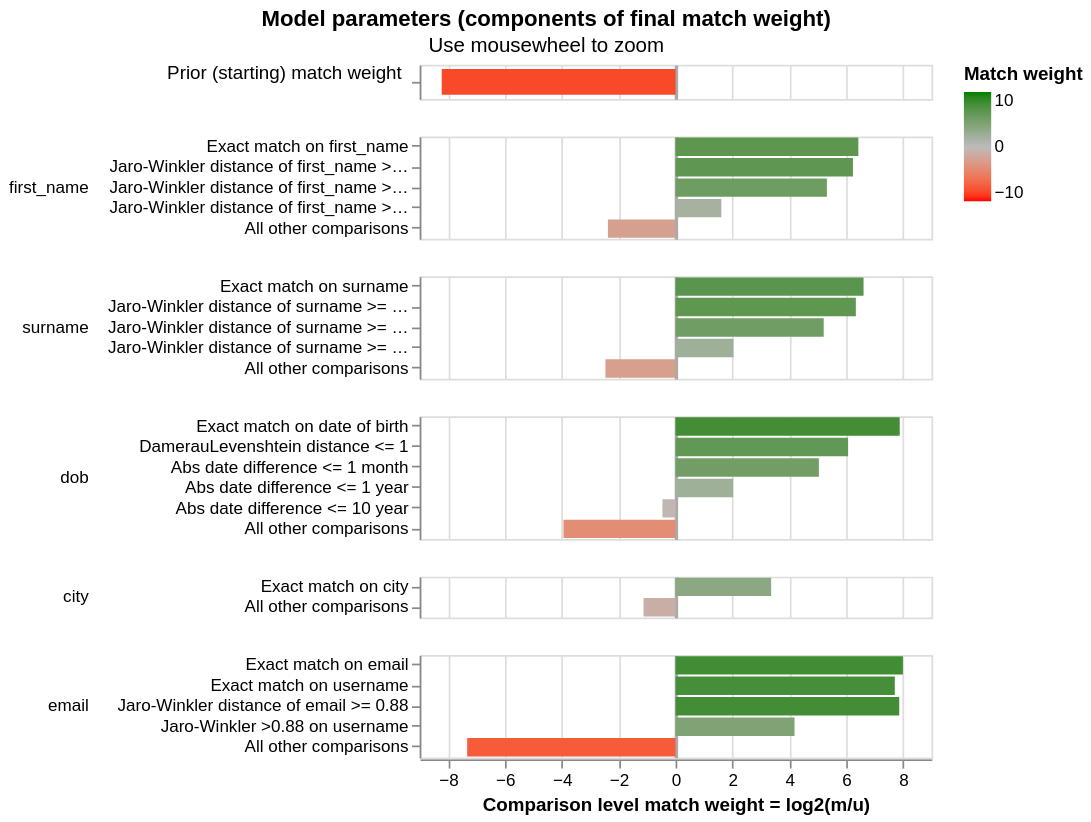

Source (notebook cell):
### Markdown cell above
The following visualisation shows how the model will weight observations based on which comparison level they hit.
This is how we will obtain a final score for a given record pair, e.g. a comparison of two `first_names` "john" vs "john" will hit the "Exact match" level on `first_name` and be assigned the match weight ($\log2(m/u)$) of that level.

### Code cell
linker.visualisations.match_weights_chart()  # This might throw a "UserWarning" for Altair that can be ignored.

### Figure 1 — Vega-Lite specification as saved in the notebook (floating-point values rounded to 4 significant figures)
{"config": {"view": {"continuousWidth": 300, "continuousHeight": 300, "discreteHeight": 60, "discreteWidth": 400}, "header": {"title": null}, "mark": {"tooltip": null}, "title": {"anchor": "middle"}}, "vconcat": [{"mark": {"type": "bar", "clip": true, "height": 15}, "encoding": {"color": {"field": "log2_bayes_factor", "scale": {"domain": [-10, 0, 10], "interpolate": "lab", "range": ["red", "#bbbbbb", "green"]}, "title": "Match weight", "type": "quantitative"}, "tooltip": [{"field": "comparison_name", "title": "Comparison name", "type": "nominal"}, {"field": "probability_two_random_records_match", "format": ".4f", "title": "Probability two random records match", "type": "nominal"}, {"field": "log2_bayes_factor", "format": ",.4f", "title": "Equivalent match weight", "type": "quantitative"}, {"field": "bayes_factor_description", "title": "Match weight description", "type": "nominal"}], "x": {"axis": {"domain": false, "gridColor": {"condition": {"test": "abs(datum.value / 10)  <= 1 & datum.value % 10 === 0", "value": "#aaa"}, "value": "#ddd"}, "gridDash": {"condition": {"test": "abs(datum.value / 10) == 1", "value": [3]}, "value": null}, "gridWidth": {"condition": {"test": "abs(datum.value / 10)  <= 1 & datum.value % 10 === 0", "value": 2}, "value": 1}, "labels": false, "ticks": false, "title": ""}, "field": "log2_bayes_factor", "scale": {"domain": [-9, 9]}, "type": "quantitative"}, "y": {"axis": {"title": "Prior (starting) match weight", "titleAlign": "right", "titleAngle": 0, "titleFontWeight": "normal"}, "field": "label_for_charts", "sort": {"field": "comparison_vector_value", "order": "descending"}, "type": "nominal"}}, "height": 20, "transform": [{"filter": "(datum.comparison_name == 'probability_two_random_records_match')"}]}, {"mark": {"type": "bar", "clip": true}, "encoding": {"color": {"field": "log2_bayes_factor", "scale": {"domain": [-10, 0, 10], "interpolate": "lab", "range": ["red", "#bbbbbb", "green"]}, "title": "Match weight", "type": "quantitative"}, "row": {"field": "comparison_name", "header": {"labelAlign": "left", "labelAnchor": "middle", "labelAngle": 0}, "sort": {"field": "comparison_sort_order"}, "type": "nominal"}, "tooltip": [{"field": "comparison_name", "title": "Comparison name", "type": "nominal"}, {"field": "label_for_charts", "title": "Label", "type": "ordinal"}, {"field": "sql_condition", "title": "SQL condition", "type": "nominal"}, {"field": "m_probability", "format": ".10~g", "title": "M probability", "type": "quantitative"}, {"field": "u_probability", "format": ".10~g", "title": "U probability", "type": "quantitative"}, {"field": "bayes_factor", "format": ",.6f", "title": "Bayes factor = m/u", "type": "quantitative"}, {"field": "log2_bayes_factor", "format": ".4~g", "title": "Match weight = log2(m/u)", "type": "quantitative"}, {"field": "bayes_factor_description", "title": "Match weight description", "type": "nominal"}, {"field": "m_probability_description", "title": "m probability description", "type": "nominal"}, {"field": "u_probability_description", "title": "u probability description", "type": "nominal"}], "x": {"axis": {"gridColor": {"condition": {"test": "abs(datum.value / 10)  <= 1 & datum.value % 10 === 0", "value": "#aaa"}, "value": "#ddd"}, "gridDash": {"condition": {"test": "abs(datum.value / 10) == 1", "value": [3]}, "value": null}, "gridWidth": {"condition": {"test": "abs(datum.value / 10)  <= 1 & datum.value % 10 === 0", "value": 2}, "value": 1}, "title": "Comparison level match weight = log2(m/u)"}, "field": "log2_bayes_factor", "scale": {"domain": [-9, 9]}, "type": "quantitative"}, "y": {"axis": {"title": null}, "field": "label_for_charts", "sort": {"field": "comparison_vector_value", "order": "descending"}, "type": "nominal"}}, "height": {"step": 12}, "resolve": {"axis": {"y": "independent"}, "scale": {"y": "independent"}}, "transform": [{"filter": "(datum.comparison_name != 'probability_two_random_records_match')"}]}], "data": {"name": "data-bf1da0b48aef7012d1af04a5cc8cb174"}, "params": [{"name": "mouse_zoom", "select": {"type": "interval", "encodings": ["x"]}, "bind": "scales", "views": []}], "resolve": {"axis": {"y": "independent"}, "scale": {"y": "independent"}}, "title": {"text": "Model parameters (components of final match weight)", "subtitle": "Use mousewheel to zoom"}, "$schema": "https://vega.github.io/schema/vega-lite/v5.9.3.json", "datasets": {"data-bf1da0b48aef7012d1af04a5cc8cb174": [{"comparison_name": "probability_two_random_records_match", "sql_condition": null, "label_for_charts": "", "m_probability": null, "u_probability": null, "m_probability_description": null, "u_probability_description": null, "has_tf_adjustments": false, "tf_adjustment_column": null, "tf_adjustment_weight": null, "is_null_level": false, "bayes_factor": 0.003343, "log2_bayes_factor": -8.225, "comparison_vector_value": 0, "max_comparison_vector_value": 0, "bayes_factor_description": "The probability that two random records drawn at random match is 0.003 or one in  300.1 records.This is equivalent to a starting match weight of -8.225.", "probability_two_random_records_match": 0.003332, "comparison_sort_order": -1}, {"comparison_name": "first_name", "sql_condition": "\"first_name_l\" = \"first_name_r\"", "label_for_charts": "Exact match on first_name", "m_probability": 0.4988, "u_probability": 0.005794, "m_probability_description": "Amongst matching record comparisons, 49.88% of records (i.e. one in 2.005) are in the exact match on first_name comparison level", "u_probability_description": "Amongst non-matching record comparisons, 0.5794% of records (i.e. one in 173) are in the exact match on first_name comparison level", "has_tf_adjustments": true, "tf_adjustment_column": "first_name", "tf_adjustment_weight": 1.0, "is_null_level": false, "bayes_factor": 86.09, "log2_bayes_factor": 6.428, "comparison_vector_value": 4, "max_comparison_vector_value": 4, "bayes_factor_description": "If comparison level is `exact match on first_name` then comparison is 86.09 times more likely to be a match", "probability_two_random_records_match": 0.003332, "comparison_sort_order": 0}, {"comparison_name": "first_name", "sql_condition": "jaro_winkler_similarity(\"first_name_l\", \"first_name_r\") >= 0.92", "label_for_charts": "Jaro-Winkler distance of first_name >= 0.92", "m_probability": 0.1732, "u_probability": 0.002294, "m_probability_description": "Amongst matching record comparisons, 17.32% of records (i.e. one in 5.775) are in the jaro-winkler distance of first_name >= 0.92 comparison level", "u_probability_description": "Amongst non-matching record comparisons, 0.2294% of records (i.e. one in 436) are in the jaro-winkler distance of first_name >= 0.92 comparison level", "has_tf_adjustments": false, "tf_adjustment_column": null, "tf_adjustment_weight": 1.0, "is_null_level": false, "bayes_factor": 75.49, "log2_bayes_factor": 6.238, "comparison_vector_value": 3, "max_comparison_vector_value": 4, "bayes_factor_description": "If comparison level is `jaro-winkler distance of first_name >= 0.92` then comparison is 75.49 times more likely to be a match", "probability_two_random_records_match": 0.003332, "comparison_sort_order": 0}, {"comparison_name": "first_name", "sql_condition": "jaro_winkler_similarity(\"first_name_l\", \"first_name_r\") >= 0.88", "label_for_charts": "Jaro-Winkler distance of first_name >= 0.88", "m_probability": 0.0631, "u_probability": 0.001577, "m_probability_description": "Amongst matching record comparisons, 6.31% of records (i.e. one in 15.85) are in the jaro-winkler distance of first_name >= 0.88 comparison level", "u_probability_description": "Amongst non-matching record comparisons, 0.1577% of records (i.e. one in 634) are in the jaro-winkler distance of first_name >= 0.88 comparison level", "has_tf_adjustments": false, "tf_adjustment_column": null, "tf_adjustment_weight": 1.0, "is_null_level": false, "bayes_factor": 40.0, "log2_bayes_factor": 5.322, "comparison_vector_value": 2, "max_comparison_vector_value": 4, "bayes_factor_description": "If comparison level is `jaro-winkler distance of first_name >= 0.88` then comparison is 40 times more likely to be a match", "probability_two_random_records_match": 0.003332, "comparison_sort_order": 0}, {"comparison_name": "first_name", "sql_condition": "jaro_winkler_similarity(\"first_name_l\", \"first_name_r\") >= 0.7", "label_for_charts": "Jaro-Winkler distance of first_name >= 0.7", "m_probability": 0.07972, "u_probability": 0.02615, "m_probability_description": "Amongst matching record comparisons, 7.972% of records (i.e. one in 12.54) are in the jaro-winkler distance of first_name >= 0.7 comparison level", "u_probability_description": "Amongst non-matching record comparisons, 2.615% of records (i.e. one in 38.25) are in the jaro-winkler distance of first_name >= 0.7 comparison level", "has_tf_adjustments": false, "tf_adjustment_column": null, "tf_adjustment_weight": 1.0, "is_null_level": false, "bayes_factor": 3.049, "log2_bayes_factor": 1.608, "comparison_vector_value": 1, "max_comparison_vector_value": 4, "bayes_factor_description": "If comparison level is `jaro-winkler distance of first_name >= 0.7` then comparison is 3.049 times more likely to be a match", "probability_two_random_records_match": 0.003332, "comparison_sort_order": 0}, {"comparison_name": "first_name", "sql_condition": "ELSE", "label_for_charts": "All other comparisons", "m_probability": 0.1852, "u_probability": 0.9642, "m_probability_description": "Amongst matching record comparisons, 18.52% of records (i.e. one in 5.398) are in the all other comparisons comparison level", "u_probability_description": "Amongst non-matching record comparisons, 96.42% of records (i.e. one in 1.037) are in the all other comparisons comparison level", "has_tf_adjustments": false, "tf_adjustment_column": null, "tf_adjustment_weight": 1.0, "is_null_level": false, "bayes_factor": 0.1921, "log2_bayes_factor": -2.38, "comparison_vector_value": 0, "max_comparison_vector_value": 4, "bayes_factor_description": "If comparison level is `all other comparisons` then comparison is 5.205 times less likely to be a match", "probability_two_random_records_match": 0.003332, "comparison_sort_order": 0}, {"comparison_name": "surname", "sql_condition": "\"surname_l\" = \"surname_r\"", "label_for_charts": "Exact match on surname", "m_probability": 0.4781, "u_probability": 0.00489, "m_probability_description": "Amongst matching record comparisons, 47.81% of records (i.e. one in 2.092) are in the exact match on surname comparison level", "u_probability_description": "Amongst non-matching record comparisons, 0.489% of records (i.e. one in 204) are in the exact match on surname comparison level", "has_tf_adjustments": true, "tf_adjustment_column": "surname", "tf_adjustment_weight": 1.0, "is_null_level": false, "bayes_factor": 97.76, "log2_bayes_factor": 6.611, "comparison_vector_value": 4, "max_comparison_vector_value": 4, "bayes_factor_description": "If comparison level is `exact match on surname` then comparison is 97.76 times more likely to be a match", "probability_two_random_records_match": 0.003332, "comparison_sort_order": 1}, {"comparison_name": "surname", "sql_condition": "jaro_winkler_similarity(\"surname_l\", \"surname_r\") >= 0.92", "label_for_charts": "Jaro-Winkler distance of surname >= 0.92", "m_probability": 0.2256, "u_probability": 0.002785, "m_probability_description": "Amongst matching record comparisons, 22.56% of records (i.e. one in 4.432) are in the jaro-winkler distance of surname >= 0.92 comparison level", "u_probability_description": "Amongst non-matching record comparisons, 0.2785% of records (i.e. one in 359) are in the jaro-winkler distance of surname >= 0.92 comparison level", "has_tf_adjustments": false, "tf_adjustment_column": null, "tf_adjustment_weight": 1.0, "is_null_level": false, "bayes_factor": 81.01, "log2_bayes_factor": 6.34, "comparison_vector_value": 3, "max_comparison_vector_value": 4, "bayes_factor_description": "If comparison level is `jaro-winkler distance of surname >= 0.92` then comparison is 81.01 times more likely to be a match", "probability_two_random_records_match": 0.003332, "comparison_sort_order": 1}, {"comparison_name": "surname", "sql_condition": "jaro_winkler_similarity(\"surname_l\", \"surname_r\") >= 0.88", "label_for_charts": "Jaro-Winkler distance of surname >= 0.88", "m_probability": 0.04243, "u_probability": 0.001146, "m_probability_description": "Amongst matching record comparisons, 4.243% of records (i.e. one in 23.57) are in the jaro-winkler distance of surname >= 0.88 comparison level", "u_probability_description": "Amongst non-matching record comparisons, 0.1146% of records (i.e. one in 872) are in the jaro-winkler distance of surname >= 0.88 comparison level", "has_tf_adjustments": false, "tf_adjustment_column": null, "tf_adjustment_weight": 1.0, "is_null_level": false, "bayes_factor": 37.01, "log2_bayes_factor": 5.21, "comparison_vector_value": 2, "max_comparison_vector_value": 4, "bayes_factor_description": "If comparison level is `jaro-winkler distance of surname >= 0.88` then comparison is 37.01 times more likely to be a match", "probability_two_random_records_match": 0.003332, "comparison_sort_order": 1}, {"comparison_name": "surname", "sql_condition": "jaro_winkler_similarity(\"surname_l\", \"surname_r\") >= 0.7", "label_for_charts": "Jaro-Winkler distance of surname >= 0.7", "m_probability": 0.08293, "u_probability": 0.02019, "m_probability_description": "Amongst matching record comparisons, 8.293% of records (i.e. one in 12.06) are in the jaro-winkler distance of surname >= 0.7 comparison level", "u_probability_description": "Amongst non-matching record comparisons, 2.019% of records (i.e. one in 49.54) are in the jaro-winkler distance of surname >= 0.7 comparison level", "has_tf_adjustments": false, "tf_adjustment_column": null, "tf_adjustment_weight": 1.0, "is_null_level": false, "bayes_factor": 4.108, "log2_bayes_factor": 2.038, "comparison_vector_value": 1, "max_comparison_vector_value": 4, "bayes_factor_description": "If comparison level is `jaro-winkler distance of surname >= 0.7` then comparison is 4.108 times more likely to be a match", "probability_two_random_records_match": 0.003332, "comparison_sort_order": 1}, {"comparison_name": "surname", "sql_condition": "ELSE", "label_for_charts": "All other comparisons", "m_probability": 0.1757, "u_probability": 0.971, "m_probability_description": "Amongst matching record comparisons, 17.57% of records (i.e. one in 5.692) are in the all other comparisons comparison level", "u_probability_description": "Amongst non-matching record comparisons, 97.1% of records (i.e. one in 1.03) are in the all other comparisons comparison level", "has_tf_adjustments": false, "tf_adjustment_column": null, "tf_adjustment_weight": 1.0, "is_null_level": false, "bayes_factor": 0.1809, "log2_bayes_factor": -2.466, "comparison_vector_value": 0, "max_comparison_vector_value": 4, "bayes_factor_description": "If comparison level is `all other comparisons` then comparison is 5.527 times less likely to be a match", "probability_two_random_records_match": 0.003332, "comparison_sort_order": 1}, {"comparison_name": "dob", "sql_condition": "\"dob_l\" = \"dob_r\"", "label_for_charts": "Exact match on date of birth", "m_probability": 0.4125, "u_probability": 0.001748, "m_probability_description": "Amongst matching record comparisons, 41.25% of records (i.e. one in 2.424) are in the exact match on date of birth comparison level", "u_probability_description": "Amongst non-matching record comparisons, 0.1748% of records (i.e. one in 572) are in the exact match on date of birth comparison level", "has_tf_adjustments": false, "tf_adjustment_column": null, "tf_adjustment_weight": 1.0, "is_null_level": false, "bayes_factor": 236.0, "log2_bayes_factor": 7.883, "comparison_vector_value": 5, "max_comparison_vector_value": 5, "bayes_factor_description": "If comparison level is `exact match on date of birth` then comparison is 236 times more likely to be a match", "probability_two_random_records_match": 0.003332, "comparison_sort_order": 2}, {"comparison_name": "dob", "sql_condition": "levenshtein_distance(\"dob_l\", \"dob_r\") <= 1", "label_for_charts": "DamerauLevenshtein distance <= 1", "m_probability": 0.1074, "u_probability": 0.001602, "m_probability_description": "Amongst matching record comparisons, 10.74% of records (i.e. one in 9.309) are in the dameraulevenshtein distance <= 1 comparison level", "u_probability_description": "Amongst non-matching record comparisons, 0.1602% of records (i.e. one in 624) are in the dameraulevenshtein distance <= 1 comparison level", "has_tf_adjustments": false, "tf_adjustment_column": null, "tf_adjustment_weight": 1.0, "is_null_level": false, "bayes_factor": 67.07, "log2_bayes_factor": 6.068, "comparison_vector_value": 4, "max_comparison_vector_value": 5, "bayes_factor_description": "If comparison level is `dameraulevenshtein distance <= 1` then comparison is 67.07 times more likely to be a match", "probability_two_random_records_match": 0.003332, "comparison_sort_order": 2}, {"comparison_name": "dob", "sql_condition": "ABS(TO_UNIXTIME(try_cast(\"dob_l\" AS DATE)) - TO_UNIXTIME(try_cast(\"dob_r\" AS DATE))) <= 2629800.0", "label_for_charts": "Abs date difference <= 1 month", "m_probability": 0.07973, "u_probability": 0.002422, "m_probability_description": "Amongst matching record comparisons, 7.973% of records (i.e. one in 12.54) are in the abs date difference <= 1 month comparison level", "u_probability_description": "Amongst non-matching record comparisons, 0.2422% of records (i.e. one in 413) are in the abs date difference <= 1 month comparison level", "has_tf_adjustments": false, "tf_adjustment_column": null, "tf_adjustment_weight": 1.0, "is_null_level": false, "bayes_factor": 32.91, "log2_bayes_factor": 5.041, "comparison_vector_value": 3, "max_comparison_vector_value": 5, "bayes_factor_description": "If comparison level is `abs date difference <= 1 month` then comparison is 32.91 times more likely to be a match", "probability_two_random_records_match": 0.003332, "comparison_sort_order": 2}, {"comparison_name": "dob", "sql_condition": "ABS(TO_UNIXTIME(try_cast(\"dob_l\" AS DATE)) - TO_UNIXTIME(try_cast(\"dob_r\" AS DATE))) <= 31557600.0", "label_for_charts": "Abs date difference <= 1 year", "m_probability": 0.1347, "u_probability": 0.03308, "m_probability_description": "Amongst matching record comparisons, 13.47% of records (i.e. one in 7.423) are in the abs date difference <= 1 year comparison level", "u_probability_description": "Amongst non-matching record comparisons, 3.308% of records (i.e. one in 30.23) are in the abs date difference <= 1 year comparison level", "has_tf_adjustments": false, "tf_adjustment_column": null, "tf_adjustment_weight": 1.0, "is_null_level": false, "bayes_factor": 4.073, "log2_bayes_factor": 2.026, "comparison_vector_value": 2, "max_comparison_vector_value": 5, "bayes_factor_description": "If comparison level is `abs date difference <= 1 year` then comparison is 4.073 times more likely to be a match", "probability_two_random_records_match": 0.003332, "comparison_sort_order": 2}, {"comparison_name": "dob", "sql_condition": "ABS(TO_UNIXTIME(try_cast(\"dob_l\" AS DATE)) - TO_UNIXTIME(try_cast(\"dob_r\" AS DATE))) <= 315576000.0", "label_for_charts": "Abs date difference <= 10 year", "m_probability": 0.2231, "u_probability": 0.3075, "m_probability_description": "Amongst matching record comparisons, 22.31% of records (i.e. one in 4.482) are in the abs date difference <= 10 year comparison level", "u_probability_description": "Amongst non-matching record comparisons, 30.75% of records (i.e. one in 3.252) are in the abs date difference <= 10 year comparison level", "has_tf_adjustments": false, "tf_adjustment_column": null, "tf_adjustment_weight": 1.0, "is_null_level": false, "bayes_factor": 0.7256, "log2_bayes_factor": -0.4628, "comparison_vector_value": 1, "max_comparison_vector_value": 5, "bayes_factor_description": "If comparison level is `abs date difference <= 10 year` then comparison is 1.378 times less likely to be a match", "probability_two_random_records_match": 0.003332, "comparison_sort_order": 2}, {"comparison_name": "dob", "sql_condition": "ELSE", "label_for_charts": "All other comparisons", "m_probability": 0.04252, "u_probability": 0.6537, "m_probability_description": "Amongst matching record comparisons, 4.252% of records (i.e. one in 23.52) are in the all other comparisons comparison level", "u_probability_description": "Amongst non-matching record comparisons, 65.37% of records (i.e. one in 1.53) are in the all other comparisons comparison level", "has_tf_adjustments": false, "tf_adjustment_column": null, "tf_adjustment_weight": 1.0, "is_null_level": false, "bayes_factor": 0.06505, "log2_bayes_factor": -3.942, "comparison_vector_value": 0, "max_comparison_vector_value": 5, "bayes_factor_description": "If comparison level is `all other comparisons` then comparison is 15.37 times less likely to be a match", "probability_two_random_records_match": 0.003332, "comparison_sort_order": 2}, {"comparison_name": "city", "sql_condition": "\"city_l\" = \"city_r\"", "label_for_charts": "Exact match on city", "m_probability": 0.5668, "u_probability": 0.05515, "m_probability_description": "Amongst matching record comparisons, 56.68% of records (i.e. one in 1.764) are in the exact match on city comparison level", "u_probability_description": "Amongst non-matching record comparisons, 5.515% of records (i.e. one in 18.13) are in the exact match on city comparison level", "has_tf_adjustments": true, "tf_adjustment_column": "city", "tf_adjustment_weight": 1.0, "is_null_level": false, "bayes_factor": 10.28, "log2_bayes_factor": 3.361, "comparison_vector_value": 1, "max_comparison_vector_value": 1, "bayes_factor_description": "If comparison level is `exact match on city` then comparison is 10.28 times more likely to be a match", "probability_two_random_records_match": 0.003332, "comparison_sort_order": 3}, {"comparison_name": "city", "sql_condition": "ELSE", "label_for_charts": "All other comparisons", "m_probability": 0.4332, "u_probability": 0.9449, "m_probability_description": "Amongst matching record comparisons, 43.32% of records (i.e. one in 2.308) are in the all other comparisons comparison level", "u_probability_description": "Amongst non-matching record comparisons, 94.49% of records (i.e. one in 1.058) are in the all other comparisons comparison level", "has_tf_adjustments": false, "tf_adjustment_column": null, "tf_adjustment_weight": 1.0, "is_null_level": false, "bayes_factor": 0.4585, "log2_bayes_factor": -1.125, "comparison_vector_value": 0, "max_comparison_vector_value": 1, "bayes_factor_description": "If comparison level is `all other comparisons` then comparison is 2.181 times less likely to be a match", "probability_two_random_records_match": 0.003332, "comparison_sort_order": 3}, {"comparison_name": "email", "sql_condition": "\"email_l\" = \"email_r\"", "label_for_charts": "Exact match on email", "m_probability": 0.5598, "u_probability": 0.002194, "m_probability_description": "Amongst matching record comparisons, 55.98% of records (i.e. one in 1.786) are in the exact match on email comparison level", "u_probability_description": "Amongst non-matching record comparisons, 0.2194% of records (i.e. one in 456) are in the exact match on email comparison level", "has_tf_adjustments": true, "tf_adjustment_column": "email", "tf_adjustment_weight": 1.0, "is_null_level": false, "bayes_factor": 255.2, "log2_bayes_factor": 7.995, "comparison_vector_value": 4, "max_comparison_vector_value": 4, "bayes_factor_description": "If comparison level is `exact match on email` then comparison is 255 times more likely to be a match", "probability_two_random_records_match": 0.003332, "comparison_sort_order": 4}, {"comparison_name": "email", "sql_condition": "NULLIF(regexp_extract(\"email_l\", '^[^@]+', 0), '') = NULLIF(regexp_extract(\"email_r\", '^[^@]+', 0), '')", "label_for_charts": "Exact match on username", "m_probability": 0.2175, "u_probability": 0.001039, "m_probability_description": "Amongst matching record comparisons, 21.75% of records (i.e. one in 4.598) are in the exact match on username comparison level", "u_probability_description": "Amongst non-matching record comparisons, 0.1039% of records (i.e. one in 962) are in the exact match on username comparison level", "has_tf_adjustments": false, "tf_adjustment_column": null, "tf_adjustment_weight": 1.0, "is_null_level": false, "bayes_factor": 209.3, "log2_bayes_factor": 7.709, "comparison_vector_value": 3, "max_comparison_vector_value": 4, "bayes_factor_description": "If comparison level is `exact match on username` then comparison is 209 times more likely to be a match", "probability_two_random_records_match": 0.003332, "comparison_sort_order": 4}, {"comparison_name": "email", "sql_condition": "jaro_winkler_similarity(\"email_l\", \"email_r\") >= 0.88", "label_for_charts": "Jaro-Winkler distance of email >= 0.88", "m_probability": 0.2124, "u_probability": 0.0009104, "m_probability_description": "Amongst matching record comparisons, 21.24% of records (i.e. one in 4.708) are in the jaro-winkler distance of email >= 0.88 comparison level", "u_probability_description": "Amongst non-matching record comparisons, 0.09104% of records (i.e. one in 1,098) are in the jaro-winkler distance of email >= 0.88 comparison level", "has_tf_adjustments": false, "tf_adjustment_column": null, "tf_adjustment_weight": 1.0, "is_null_level": false, "bayes_factor": 233.3, "log2_bayes_factor": 7.866, "comparison_vector_value": 2, "max_comparison_vector_value": 4, "bayes_factor_description": "If comparison level is `jaro-winkler distance of email >= 0.88` then comparison is 233 times more likely to be a match", "probability_two_random_records_match": 0.003332, "comparison_sort_order": 4}, {"comparison_name": "email", "sql_condition": "jaro_winkler_similarity(NULLIF(regexp_extract(\"email_l\", '^[^@]+', 0), ''), NULLIF(regexp_extract(\"email_r\", '^[^@]+', 0), '')) >= 0.88", "label_for_charts": "Jaro-Winkler >0.88 on username", "m_probability": 0.008302, "u_probability": 0.0004568, "m_probability_description": "Amongst matching record comparisons, 0.8302% of records (i.e. one in 120) are in the jaro-winkler >0.88 on username comparison level", "u_probability_description": "Amongst non-matching record comparisons, 0.04568% of records (i.e. one in 2,189) are in the jaro-winkler >0.88 on username comparison level", "has_tf_adjustments": false, "tf_adjustment_column": null, "tf_adjustment_weight": 1.0, "is_null_level": false, "bayes_factor": 18.18, "log2_bayes_factor": 4.184, "comparison_vector_value": 1, "max_comparison_vector_value": 4, "bayes_factor_description": "If comparison level is `jaro-winkler >0.88 on username` then comparison is 18.18 times more likely to be a match", "probability_two_random_records_match": 0.003332, "comparison_sort_order": 4}, {"comparison_name": "email", "sql_condition": "ELSE", "label_for_charts": "All other comparisons", "m_probability": 0.006192, "u_probability": 0.9954, "m_probability_description": "Amongst matching record comparisons, 0.6192% of records (i.e. one in 162) are in the all other comparisons comparison level", "u_probability_description": "Amongst non-matching record comparisons, 99.54% of records (i.e. one in 1.005) are in the all other comparisons comparison level", "has_tf_adjustments": false, "tf_adjustment_column": null, "tf_adjustment_weight": 1.0, "is_null_level": false, "bayes_factor": 0.00622, "log2_bayes_factor": -7.329, "comparison_vector_value": 0, "max_comparison_vector_value": 4, "bayes_factor_description": "If comparison level is `all other comparisons` then comparison is 161 times less likely to be a match", "probability_two_random_records_match": 0.003332, "comparison_sort_order": 4}]}}
